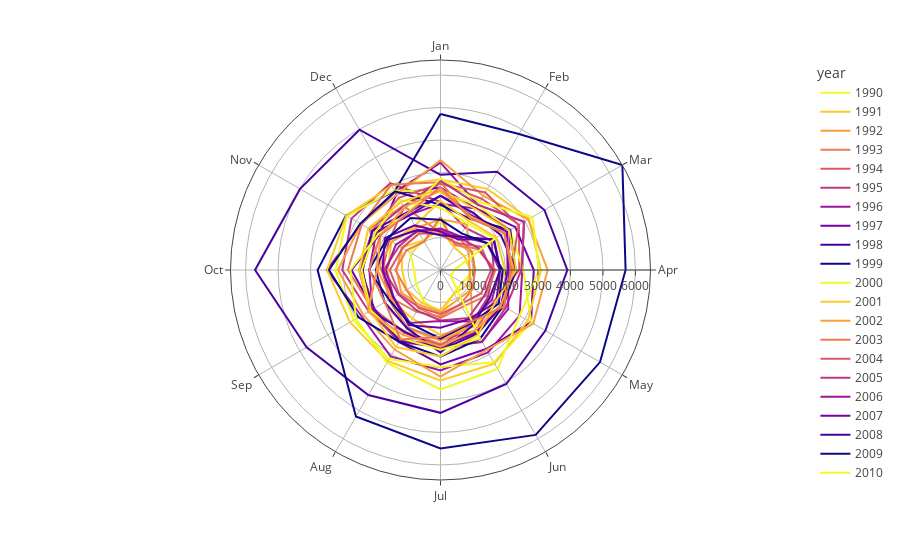

The notebook cell this image was saved under:
### Code cell
# Grouping the flats sold by month and Year
total_units_by_month_year = df.groupby(['month', 'year']).size().reset_index(name='total_units')

# Convert month integers to month names
total_units_by_month_year['month'] = total_units_by_month_year['month'].apply(lambda x: calendar.month_abbr[x])

fig = px.line_polar(total_units_by_month_year, r="total_units", theta="month", color="year", line_close=True,
                    color_discrete_sequence=px.colors.sequential.Plasma_r
                    )
fig.show()

### Figure 1 — Plotly figure (JSON) as saved in the notebook; plotly's stock layout.template omitted (floating-point values rounded to 4 significant figures)
{"data": [{"hovertemplate": "year=1990<br>total_units=%{r}<br>month=%{theta}<extra></extra>", "legendgroup": "1990", "line": {"color": "#f0f921", "dash": "solid"}, "marker": {"symbol": "circle"}, "mode": "lines", "name": "1990", "r": [1507, 931, 1150, 1047, 778, 824, 1405, 1078, 865, 810, 1090, 1020, 1507], "showlegend": true, "subplot": "polar", "theta": ["Jan", "Feb", "Mar", "Apr", "May", "Jun", "Jul", "Aug", "Sep", "Oct", "Nov", "Dec", "Jan"], "type": "scatterpolar"}, {"hovertemplate": "year=1991<br>total_units=%{r}<br>month=%{theta}<extra></extra>", "legendgroup": "1991", "line": {"color": "#fdca26", "dash": "solid"}, "marker": {"symbol": "circle"}, "mode": "lines", "name": "1991", "r": [1253, 816, 854, 920, 945, 836, 1247, 1163, 1206, 1183, 1381, 1050, 1253], "showlegend": true, "subplot": "polar", "theta": ["Jan", "Feb", "Mar", "Apr", "May", "Jun", "Jul", "Aug", "Sep", "Oct", "Nov", "Dec", "Jan"], "type": "scatterpolar"}, {"hovertemplate": "year=1992<br>total_units=%{r}<br>month=%{theta}<extra></extra>", "legendgroup": "1992", "line": {"color": "#fb9f3a", "dash": "solid"}, "marker": {"symbol": "circle"}, "mode": "lines", "name": "1992", "r": [1202, 954, 1113, 1067, 1140, 1059, 1294, 1253, 1396, 1353, 1376, 1295, 1202], "showlegend": true, "subplot": "polar", "theta": ["Jan", "Feb", "Mar", "Apr", "May", "Jun", "Jul", "Aug", "Sep", "Oct", "Nov", "Dec", "Jan"], "type": "scatterpolar"}, {"hovertemplate": "year=1993<br>total_units=%{r}<br>month=%{theta}<extra></extra>", "legendgroup": "1993", "line": {"color": "#ed7953", "dash": "solid"}, "marker": {"symbol": "circle"}, "mode": "lines", "name": "1993", "r": [1142, 1138, 1113, 1055, 1149, 1222, 1431, 1488, 1740, 1823, 2526, 2288, 1142], "showlegend": true, "subplot": "polar", "theta": ["Jan", "Feb", "Mar", "Apr", "May", "Jun", "Jul", "Aug", "Sep", "Oct", "Nov", "Dec", "Jan"], "type": "scatterpolar"}, {"hovertemplate": "year=1994<br>total_units=%{r}<br>month=%{theta}<extra></extra>", "legendgroup": "1994", "line": {"color": "#d8576b", "dash": "solid"}, "marker": {"symbol": "circle"}, "mode": "lines", "name": "1994", "r": [2674, 2535, 2791, 2425, 1902, 2157, 2153, 2048, 1833, 1776, 1826, 2235, 2674], "showlegend": true, "subplot": "polar", "theta": ["Jan", "Feb", "Mar", "Apr", "May", "Jun", "Jul", "Aug", "Sep", "Oct", "Nov", "Dec", "Jan"], "type": "scatterpolar"}, {"hovertemplate": "year=1995<br>total_units=%{r}<br>month=%{theta}<extra></extra>", "legendgroup": "1995", "line": {"color": "#bd3786", "dash": "solid"}, "marker": {"symbol": "circle"}, "mode": "lines", "name": "1995", "r": [2095, 1508, 1813, 1639, 1680, 1910, 2324, 2483, 2552, 3024, 3163, 3086, 2095], "showlegend": true, "subplot": "polar", "theta": ["Jan", "Feb", "Mar", "Apr", "May", "Jun", "Jul", "Aug", "Sep", "Oct", "Nov", "Dec", "Jan"], "type": "scatterpolar"}, {"hovertemplate": "year=1996<br>total_units=%{r}<br>month=%{theta}<extra></extra>", "legendgroup": "1996", "line": {"color": "#9c179e", "dash": "solid"}, "marker": {"symbol": "circle"}, "mode": "lines", "name": "1996", "r": [3304, 2313, 2961, 2517, 2812, 2926, 3095, 3073, 2818, 3501, 2817, 2779, 3304], "showlegend": true, "subplot": "polar", "theta": ["Jan", "Feb", "Mar", "Apr", "May", "Jun", "Jul", "Aug", "Sep", "Oct", "Nov", "Dec", "Jan"], "type": "scatterpolar"}, {"hovertemplate": "year=1997<br>total_units=%{r}<br>month=%{theta}<extra></extra>", "legendgroup": "1997", "line": {"color": "#7201a8", "dash": "solid"}, "marker": {"symbol": "circle"}, "mode": "lines", "name": "1997", "r": [2540, 2186, 2654, 2871, 3217, 2808, 2906, 2556, 2399, 2738, 2176, 2708, 2540], "showlegend": true, "subplot": "polar", "theta": ["Jan", "Feb", "Mar", "Apr", "May", "Jun", "Jul", "Aug", "Sep", "Oct", "Nov", "Dec", "Jan"], "type": "scatterpolar"}, {"hovertemplate": "year=1998<br>total_units=%{r}<br>month=%{theta}<extra></extra>", "legendgroup": "1998", "line": {"color": "#46039f", "dash": "solid"}, "marker": {"symbol": "circle"}, "mode": "lines", "name": "1998", "r": [2932, 3490, 3695, 3905, 3729, 4053, 4397, 4444, 4760, 5709, 4993, 4988, 2932], "showlegend": true, "subplot": "polar", "theta": ["Jan", "Feb", "Mar", "Apr", "May", "Jun", "Jul", "Aug", "Sep", "Oct", "Nov", "Dec", "Jan"], "type": "scatterpolar"}, {"hovertemplate": "year=1999<br>total_units=%{r}<br>month=%{theta}<extra></extra>", "legendgroup": "1999", "line": {"color": "#0d0887", "dash": "solid"}, "marker": {"symbol": "circle"}, "mode": "lines", "name": "1999", "r": [4802, 4834, 6465, 5698, 5671, 5861, 5493, 5209, 3796, 3783, 3358, 2812, 4802], "showlegend": true, "subplot": "polar", "theta": ["Jan", "Feb", "Mar", "Apr", "May", "Jun", "Jul", "Aug", "Sep", "Oct", "Nov", "Dec", "Jan"], "type": "scatterpolar"}, {"hovertemplate": "year=2000<br>total_units=%{r}<br>month=%{theta}<extra></extra>", "legendgroup": "2000", "line": {"color": "#f0f921", "dash": "solid"}, "marker": {"symbol": "circle"}, "mode": "lines", "name": "2000", "r": [2386, 2313, 2467, 2548, 3230, 3283, 2988, 3166, 3088, 3231, 3324, 2838, 2386], "showlegend": true, "subplot": "polar", "theta": ["Jan", "Feb", "Mar", "Apr", "May", "Jun", "Jul", "Aug", "Sep", "Oct", "Nov", "Dec", "Jan"], "type": "scatterpolar"}, {"hovertemplate": "year=2001<br>total_units=%{r}<br>month=%{theta}<extra></extra>", "legendgroup": "2001", "line": {"color": "#fdca26", "dash": "solid"}, "marker": {"symbol": "circle"}, "mode": "lines", "name": "2001", "r": [2790, 2885, 3147, 3092, 3106, 3329, 3398, 3244, 3220, 3490, 3349, 3005, 2790], "showlegend": true, "subplot": "polar", "theta": ["Jan", "Feb", "Mar", "Apr", "May", "Jun", "Jul", "Aug", "Sep", "Oct", "Nov", "Dec", "Jan"], "type": "scatterpolar"}, {"hovertemplate": "year=2002<br>total_units=%{r}<br>month=%{theta}<extra></extra>", "legendgroup": "2002", "line": {"color": "#fb9f3a", "dash": "solid"}, "marker": {"symbol": "circle"}, "mode": "lines", "name": "2002", "r": [3385, 2633, 3115, 3300, 3298, 2836, 3282, 2829, 2749, 3156, 2831, 2684, 3385], "showlegend": true, "subplot": "polar", "theta": ["Jan", "Feb", "Mar", "Apr", "May", "Jun", "Jul", "Aug", "Sep", "Oct", "Nov", "Dec", "Jan"], "type": "scatterpolar"}, {"hovertemplate": "year=2003<br>total_units=%{r}<br>month=%{theta}<extra></extra>", "legendgroup": "2003", "line": {"color": "#ed7953", "dash": "solid"}, "marker": {"symbol": "circle"}, "mode": "lines", "name": "2003", "r": [2705, 1858, 2270, 2160, 2272, 2162, 2273, 2195, 2423, 2849, 2801, 3035, 2705], "showlegend": true, "subplot": "polar", "theta": ["Jan", "Feb", "Mar", "Apr", "May", "Jun", "Jul", "Aug", "Sep", "Oct", "Nov", "Dec", "Jan"], "type": "scatterpolar"}, {"hovertemplate": "year=2004<br>total_units=%{r}<br>month=%{theta}<extra></extra>", "legendgroup": "2004", "line": {"color": "#d8576b", "dash": "solid"}, "marker": {"symbol": "circle"}, "mode": "lines", "name": "2004", "r": [2659, 2757, 2775, 2195, 2143, 2206, 2321, 2238, 2381, 2441, 2425, 2569, 2659], "showlegend": true, "subplot": "polar", "theta": ["Jan", "Feb", "Mar", "Apr", "May", "Jun", "Jul", "Aug", "Sep", "Oct", "Nov", "Dec", "Jan"], "type": "scatterpolar"}, {"hovertemplate": "year=2005<br>total_units=%{r}<br>month=%{theta}<extra></extra>", "legendgroup": "2005", "line": {"color": "#bd3786", "dash": "solid"}, "marker": {"symbol": "circle"}, "mode": "lines", "name": "2005", "r": [2752, 2316, 2976, 2490, 2319, 2563, 2373, 2557, 2510, 2506, 2408, 2263, 2752], "showlegend": true, "subplot": "polar", "theta": ["Jan", "Feb", "Mar", "Apr", "May", "Jun", "Jul", "Aug", "Sep", "Oct", "Nov", "Dec", "Jan"], "type": "scatterpolar"}, {"hovertemplate": "year=2006<br>total_units=%{r}<br>month=%{theta}<extra></extra>", "legendgroup": "2006", "line": {"color": "#9c179e", "dash": "solid"}, "marker": {"symbol": "circle"}, "mode": "lines", "name": "2006", "r": [2039, 2183, 2463, 2093, 2406, 2546, 2400, 2452, 2418, 2190, 2284, 1953, 2039], "showlegend": true, "subplot": "polar", "theta": ["Jan", "Feb", "Mar", "Apr", "May", "Jun", "Jul", "Aug", "Sep", "Oct", "Nov", "Dec", "Jan"], "type": "scatterpolar"}, {"hovertemplate": "year=2007<br>total_units=%{r}<br>month=%{theta}<extra></extra>", "legendgroup": "2007", "line": {"color": "#7201a8", "dash": "solid"}, "marker": {"symbol": "circle"}, "mode": "lines", "name": "2007", "r": [2289, 1933, 2364, 2066, 2164, 2224, 2364, 2523, 2361, 2442, 2322, 1930, 2289], "showlegend": true, "subplot": "polar", "theta": ["Jan", "Feb", "Mar", "Apr", "May", "Jun", "Jul", "Aug", "Sep", "Oct", "Nov", "Dec", "Jan"], "type": "scatterpolar"}, {"hovertemplate": "year=2008<br>total_units=%{r}<br>month=%{theta}<extra></extra>", "legendgroup": "2008", "line": {"color": "#46039f", "dash": "solid"}, "marker": {"symbol": "circle"}, "mode": "lines", "name": "2008", "r": [2285, 2028, 2145, 2341, 2178, 2270, 2458, 2197, 2492, 2395, 2424, 2049, 2285], "showlegend": true, "subplot": "polar", "theta": ["Jan", "Feb", "Mar", "Apr", "May", "Jun", "Jul", "Aug", "Sep", "Oct", "Nov", "Dec", "Jan"], "type": "scatterpolar"}, {"hovertemplate": "year=2009<br>total_units=%{r}<br>month=%{theta}<extra></extra>", "legendgroup": "2009", "line": {"color": "#0d0887", "dash": "solid"}, "marker": {"symbol": "circle"}, "mode": "lines", "name": "2009", "r": [2006, 1817, 2480, 2299, 2222, 2440, 2672, 2550, 2916, 3432, 2853, 2795, 2006], "showlegend": true, "subplot": "polar", "theta": ["Jan", "Feb", "Mar", "Apr", "May", "Jun", "Jul", "Aug", "Sep", "Oct", "Nov", "Dec", "Jan"], "type": "scatterpolar"}, {"hovertemplate": "year=2010<br>total_units=%{r}<br>month=%{theta}<extra></extra>", "legendgroup": "2010", "line": {"color": "#f0f921", "dash": "solid"}, "marker": {"symbol": "circle"}, "mode": "lines", "name": "2010", "r": [2825, 2418, 3264, 3036, 2812, 3517, 3679, 3298, 3002, 2773, 2208, 2022, 2825], "showlegend": true, "subplot": "polar", "theta": ["Jan", "Feb", "Mar", "Apr", "May", "Jun", "Jul", "Aug", "Sep", "Oct", "Nov", "Dec", "Jan"], "type": "scatterpolar"}, {"hovertemplate": "year=2011<br>total_units=%{r}<br>month=%{theta}<extra></extra>", "legendgroup": "2011", "line": {"color": "#fdca26", "dash": "solid"}, "marker": {"symbol": "circle"}, "mode": "lines", "name": "2011", "r": [2131, 1746, 1991, 1980, 1958, 2026, 1996, 1730, 1790, 1615, 1745, 1572, 2131], "showlegend": true, "subplot": "polar", "theta": ["Jan", "Feb", "Mar", "Apr", "May", "Jun", "Jul", "Aug", "Sep", "Oct", "Nov", "Dec", "Jan"], "type": "scatterpolar"}, {"hovertemplate": "year=2012<br>total_units=%{r}<br>month=%{theta}<extra></extra>", "legendgroup": "2012", "line": {"color": "#fb9f3a", "dash": "solid"}, "marker": {"symbol": "circle"}, "mode": "lines", "name": "2012", "r": [1559, 1629, 1993, 2179, 2075, 1760, 1937, 1735, 1493, 1559], "showlegend": true, "subplot": "polar", "theta": ["Jan", "Feb", "Jun", "Jul", "Aug", "Sep", "Oct", "Nov", "Dec", "Jan"], "type": "scatterpolar"}, {"hovertemplate": "year=2013<br>total_units=%{r}<br>month=%{theta}<extra></extra>", "legendgroup": "2013", "line": {"color": "#ed7953", "dash": "solid"}, "marker": {"symbol": "circle"}, "mode": "lines", "name": "2013", "r": [1633, 886, 1306, 1692, 1605, 1317, 1484, 1354, 1212, 1391, 1209, 1008, 1633], "showlegend": true, "subplot": "polar", "theta": ["Jan", "Feb", "Mar", "Apr", "May", "Jun", "Jul", "Aug", "Sep", "Oct", "Nov", "Dec", "Jan"], "type": "scatterpolar"}, {"hovertemplate": "year=2014<br>total_units=%{r}<br>month=%{theta}<extra></extra>", "legendgroup": "2014", "line": {"color": "#d8576b", "dash": "solid"}, "marker": {"symbol": "circle"}, "mode": "lines", "name": "2014", "r": [1098, 959, 1444, 1557, 1447, 1223, 1352, 1329, 1472, 1560, 1351, 1304, 1098], "showlegend": true, "subplot": "polar", "theta": ["Jan", "Feb", "Mar", "Apr", "May", "Jun", "Jul", "Aug", "Sep", "Oct", "Nov", "Dec", "Jan"], "type": "scatterpolar"}, {"hovertemplate": "year=2015<br>total_units=%{r}<br>month=%{theta}<extra></extra>", "legendgroup": "2015", "line": {"color": "#bd3786", "dash": "solid"}, "marker": {"symbol": "circle"}, "mode": "lines", "name": "2015", "r": [1250, 1151, 1348, 1630, 1567, 1706, 1551, 1449, 1498, 1748, 1470, 1412, 1250], "showlegend": true, "subplot": "polar", "theta": ["Jan", "Feb", "Mar", "Apr", "May", "Jun", "Jul", "Aug", "Sep", "Oct", "Nov", "Dec", "Jan"], "type": "scatterpolar"}, {"hovertemplate": "year=2016<br>total_units=%{r}<br>month=%{theta}<extra></extra>", "legendgroup": "2016", "line": {"color": "#9c179e", "dash": "solid"}, "marker": {"symbol": "circle"}, "mode": "lines", "name": "2016", "r": [1280, 1200, 1655, 1824, 1829, 1827, 1572, 1882, 1668, 1678, 1580, 1378, 1280], "showlegend": true, "subplot": "polar", "theta": ["Jan", "Feb", "Mar", "Apr", "May", "Jun", "Jul", "Aug", "Sep", "Oct", "Nov", "Dec", "Jan"], "type": "scatterpolar"}, {"hovertemplate": "year=2017<br>total_units=%{r}<br>month=%{theta}<extra></extra>", "legendgroup": "2017", "line": {"color": "#7201a8", "dash": "solid"}, "marker": {"symbol": "circle"}, "mode": "lines", "name": "2017", "r": [1185, 1085, 1903, 1839, 1980, 1747, 1780, 1960, 1680, 1785, 1980, 1585, 1185], "showlegend": true, "subplot": "polar", "theta": ["Jan", "Feb", "Mar", "Apr", "May", "Jun", "Jul", "Aug", "Sep", "Oct", "Nov", "Dec", "Jan"], "type": "scatterpolar"}, {"hovertemplate": "year=2018<br>total_units=%{r}<br>month=%{theta}<extra></extra>", "legendgroup": "2018", "line": {"color": "#46039f", "dash": "solid"}, "marker": {"symbol": "circle"}, "mode": "lines", "name": "2018", "r": [1072, 1183, 1881, 1838, 1740, 1975, 2539, 2067, 1985, 1992, 1866, 1423, 1072], "showlegend": true, "subplot": "polar", "theta": ["Jan", "Feb", "Mar", "Apr", "May", "Jun", "Jul", "Aug", "Sep", "Oct", "Nov", "Dec", "Jan"], "type": "scatterpolar"}, {"hovertemplate": "year=2019<br>total_units=%{r}<br>month=%{theta}<extra></extra>", "legendgroup": "2019", "line": {"color": "#0d0887", "dash": "solid"}, "marker": {"symbol": "circle"}, "mode": "lines", "name": "2019", "r": [1550, 1304, 1653, 1915, 2070, 1884, 2114, 1902, 1830, 2206, 1910, 1848, 1550], "showlegend": true, "subplot": "polar", "theta": ["Jan", "Feb", "Mar", "Apr", "May", "Jun", "Jul", "Aug", "Sep", "Oct", "Nov", "Dec", "Jan"], "type": "scatterpolar"}, {"hovertemplate": "year=2020<br>total_units=%{r}<br>month=%{theta}<extra></extra>", "legendgroup": "2020", "line": {"color": "#f0f921", "dash": "solid"}, "marker": {"symbol": "circle"}, "mode": "lines", "name": "2020", "r": [1911, 1661, 1937, 424, 363, 2438, 2456, 2426, 2482, 2427, 2322, 2486, 1911], "showlegend": true, "subplot": "polar", "theta": ["Jan", "Feb", "Mar", "Apr", "May", "Jun", "Jul", "Aug", "Sep", "Oct", "Nov", "Dec", "Jan"], "type": "scatterpolar"}, {"hovertemplate": "year=2021<br>total_units=%{r}<br>month=%{theta}<extra></extra>", "legendgroup": "2021", "line": {"color": "#fdca26", "dash": "solid"}, "marker": {"symbol": "circle"}, "mode": "lines", "name": "2021", "r": [2491, 2160, 2443, 2333, 1957, 2302, 2659, 2739, 2516, 2499, 2566, 2421, 2491], "showlegend": true, "subplot": "polar", "theta": ["Jan", "Feb", "Mar", "Apr", "May", "Jun", "Jul", "Aug", "Sep", "Oct", "Nov", "Dec", "Jan"], "type": "scatterpolar"}, {"hovertemplate": "year=2022<br>total_units=%{r}<br>month=%{theta}<extra></extra>", "legendgroup": "2022", "line": {"color": "#fb9f3a", "dash": "solid"}, "marker": {"symbol": "circle"}, "mode": "lines", "name": "2022", "r": [2442, 1895, 2262, 2262, 2154, 2135, 2361, 2309, 2578, 1958, 2130, 2234, 2442], "showlegend": true, "subplot": "polar", "theta": ["Jan", "Feb", "Mar", "Apr", "May", "Jun", "Jul", "Aug", "Sep", "Oct", "Nov", "Dec", "Jan"], "type": "scatterpolar"}, {"hovertemplate": "year=2023<br>total_units=%{r}<br>month=%{theta}<extra></extra>", "legendgroup": "2023", "line": {"color": "#ed7953", "dash": "solid"}, "marker": {"symbol": "circle"}, "mode": "lines", "name": "2023", "r": [2552, 1837, 2277, 2177, 2246, 1853, 2053, 2470, 1978, 2194, 2137, 2552], "showlegend": true, "subplot": "polar", "theta": ["Jan", "Feb", "Mar", "Apr", "May", "Jun", "Jul", "Aug", "Sep", "Oct", "Nov", "Jan"], "type": "scatterpolar"}], "layout": {"legend": {"title": {"text": "year"}, "tracegroupgap": 0}, "margin": {"t": 60}, "polar": {"angularaxis": {"direction": "clockwise", "rotation": 90}, "domain": {"x": [0, 1], "y": [0, 1]}}}}
